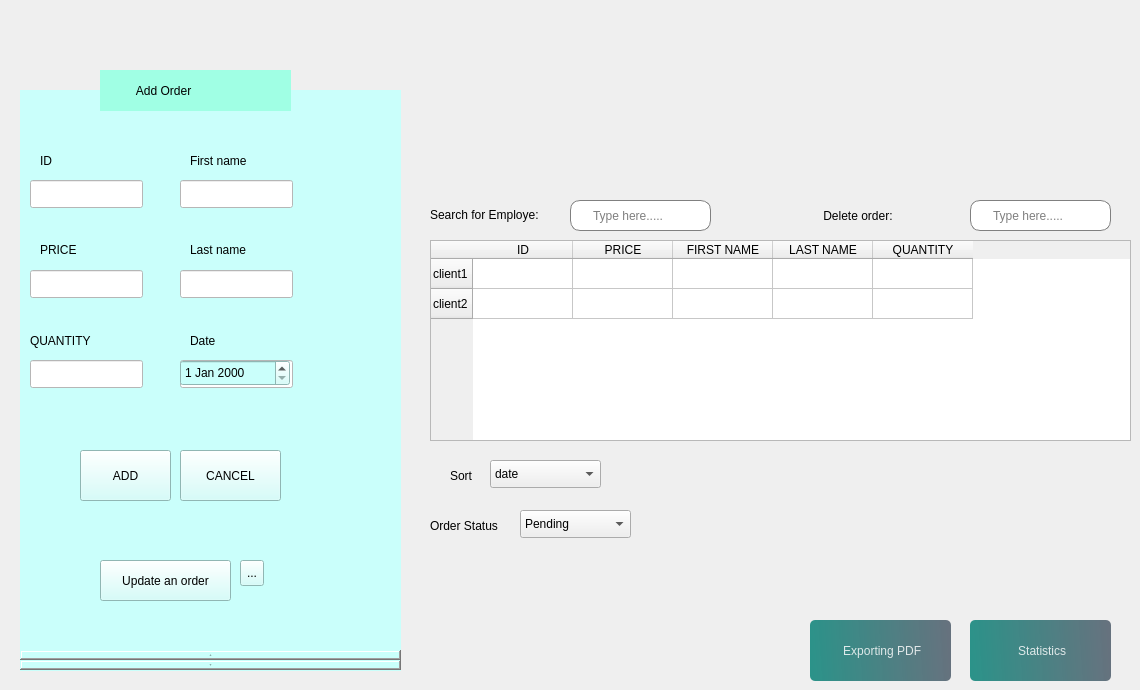
            <widget class="QWidget" name="page_wissal">
             <widget class="QComboBox" name="comboBox_6">
              <property name="geometry">
               <rect>
                <x>520</x>
                <y>510</y>
                <width>111</width>
                <height>28</height>
               </rect>
              </property>
              <property name="styleSheet">
               <string notr="true">color: rgb(0, 0, 0);</string>
              </property>
              <item>
               <property name="text">
                <string>Pending</string>
               </property>
              </item>
              <item>
               <property name="text">
                <string>Confirmed</string>
               </property>
              </item>
              <item>
               <property name="text">
                <string>Shipped</string>
               </property>
              </item>
              <item>
               <property name="text">
                <string>Canceled</string>
               </property>
              </item>
             </widget>
             <widget class="QComboBox" name="comboBox_8">
              <property name="geometry">
               <rect>
                <x>490</x>
                <y>460</y>
                <width>111</width>
                <height>28</height>
               </rect>
              </property>
              <property name="styleSheet">
               <string notr="true">color: rgb(0, 0, 0);</string>
              </property>
              <item>
               <property name="text">
                <string>date</string>
               </property>
              </item>
             </widget>
             <widget class="QLineEdit" name="edit_8">
              <property name="geometry">
               <rect>
                <x>570</x>
                <y>200</y>
                <width>141</width>
                <height>31</height>
               </rect>
              </property>
              <property name="minimumSize">
               <size>
                <width>0</width>
                <height>31</height>
               </size>
              </property>
              <property name="styleSheet">
               <string notr="true">QLineEdit{
	padding-left: 20px;
	border: 1px solid gray;	
	border-radius: 10px;
color: rgb(0, 0, 0);

}
</string>
              </property>
              <property name="placeholderText">
               <string>Type here.....</string>
              </property>
             </widget>
             <widget class="QTableWidget" name="tableWidget_5">
              <property name="geometry">
               <rect>
                <x>430</x>
                <y>240</y>
                <width>701</width>
                <height>201</height>
               </rect>
              </property>
              <property name="styleSheet">
               <string notr="true">color: rgb(0, 0, 0);</string>
              </property>
              <row>
               <property name="text">
                <string>client1</string>
               </property>
               <property name="icon">
                <iconset resource="resource.qrc">
                 <normaloff>:/img/img/user.svg</normaloff>:/img/img/user.svg</iconset>
               </property>
              </row>
              <row>
               <property name="text">
                <string>client2</string>
               </property>
               <property name="icon">
                <iconset resource="resource.qrc">
                 <normaloff>:/img/img/user.svg</normaloff>:/img/img/user.svg</iconset>
               </property>
              </row>
              <column>
               <property name="text">
                <string>ID</string>
               </property>
              </column>
              <column>
               <property name="text">
                <string>PRICE</string>
               </property>
              </column>
              <column>
               <property name="text">
                <string>FIRST NAME</string>
               </property>
              </column>
              <column>
               <property name="text">
                <string>LAST NAME</string>
               </property>
              </column>
              <column>
               <property name="text">
                <string>QUANTITY</string>
               </property>
              </column>
              <item row="0" column="0">
               <property name="text">
                <string/>
               </property>
              </item>
             </widget>
             <widget class="QLabel" name="label_39">
              <property name="geometry">
               <rect>
                <x>820</x>
                <y>200</y>
                <width>131</width>
                <height>31</height>
               </rect>
              </property>
              <property name="styleSheet">
               <string notr="true">color: rgb(0, 0, 0);</string>
              </property>
              <property name="text">
               <string> Delete order:</string>
              </property>
             </widget>
             <widget class="QPushButton" name="pushButton_39">
              <property name="geometry">
               <rect>
                <x>970</x>
                <y>620</y>
                <width>141</width>
                <height>61</height>
               </rect>
              </property>
              <property name="styleSheet">
               <string notr="true">
#pushButton_21{
color: rgb(0, 0, 0);
}
QPushButton, #pushButton_22{
	background-color: qlineargradient(spread:pad, x1:0, y1:0.505682, x2:1, y2:0.477, stop:0 rgba(11, 131, 120, 219), stop:1 rgba(85, 98, 112, 226));
	color:rgba(255, 255, 255, 210);
	border-radius:5px;
}

QPushButton#pushButton_22:hover{
	background-color: qlineargradient(spread:pad, x1:0, y1:0.505682, x2:1, y2:0.477, stop:0 rgba(150, 123, 111, 219), stop:1 rgba(85, 81, 84, 226));
}

QPushButton#pushButton_22:pressed{
	padding-left:5px;
	padding-top:5px;
	background-color:rgba(150, 123, 111, 255);
}
</string>
              </property>
              <property name="text">
               <string> Statistics</string>
              </property>
              <property name="icon">
               <iconset theme="QIcon::ThemeIcon::FormatJustifyRight">
                <normaloff>../../../Downloads</normaloff>../../../Downloads</iconset>
              </property>
             </widget>
             <widget class="QLabel" name="label_47">
              <property name="geometry">
               <rect>
                <x>430</x>
                <y>510</y>
                <width>91</width>
                <height>31</height>
               </rect>
              </property>
              <property name="styleSheet">
               <string notr="true">color: rgb(0, 0, 0);</string>
              </property>
              <property name="text">
               <string>Order Status</string>
              </property>
             </widget>
             <widget class="QLineEdit" name="edit_9">
              <property name="geometry">
               <rect>
                <x>970</x>
                <y>200</y>
                <width>141</width>
                <height>31</height>
               </rect>
              </property>
              <property name="minimumSize">
               <size>
                <width>0</width>
                <height>31</height>
               </size>
              </property>
              <property name="styleSheet">
               <string notr="true">QLineEdit{
	padding-left: 20px;
	border: 1px solid gray;	
	border-radius: 10px;
color: rgb(0, 0, 0);

}
</string>
              </property>
              <property name="placeholderText">
               <string>Type here.....</string>
              </property>
             </widget>
             <widget class="QLabel" name="label_48">
              <property name="geometry">
               <rect>
                <x>450</x>
                <y>460</y>
                <width>41</width>
                <height>31</height>
               </rect>
              </property>
              <property name="styleSheet">
               <string notr="true">color: rgb(0, 0, 0);</string>
              </property>
              <property name="text">
               <string>Sort</string>
              </property>
             </widget>
             <widget class="QPushButton" name="pushButton_26">
              <property name="geometry">
               <rect>
                <x>810</x>
                <y>620</y>
                <width>141</width>
                <height>61</height>
               </rect>
              </property>
              <property name="styleSheet">
               <string notr="true">
#pushButton_21{
color: rgb(0, 0, 0);
}
QPushButton, #pushButton_22{
	background-color: qlineargradient(spread:pad, x1:0, y1:0.505682, x2:1, y2:0.477, stop:0 rgba(11, 131, 120, 219), stop:1 rgba(85, 98, 112, 226));
	color:rgba(255, 255, 255, 210);
	border-radius:5px;
}

QPushButton#pushButton_22:hover{
	background-color: qlineargradient(spread:pad, x1:0, y1:0.505682, x2:1, y2:0.477, stop:0 rgba(150, 123, 111, 219), stop:1 rgba(85, 81, 84, 226));
}

QPushButton#pushButton_22:pressed{
	padding-left:5px;
	padding-top:5px;
	background-color:rgba(150, 123, 111, 255);
}
</string>
              </property>
              <property name="text">
               <string> Exporting PDF</string>
              </property>
              <property name="icon">
               <iconset theme="QIcon::ThemeIcon::DocumentPrintPreview">
                <normaloff>../../../Downloads</normaloff>../../../Downloads</iconset>
              </property>
             </widget>
             <widget class="QFrame" name="frame_13">
              <property name="geometry">
               <rect>
                <x>20</x>
                <y>90</y>
                <width>381</width>
                <height>581</height>
               </rect>
              </property>
              <property name="styleSheet">
               <string notr="true">
background-color: rgb(202, 255, 251)</string>
              </property>
              <property name="frameShape">
               <enum>QFrame::Shape::NoFrame</enum>
              </property>
              <widget class="QLineEdit" name="lineEdit_42">
               <property name="geometry">
                <rect>
                 <x>160</x>
                 <y>90</y>
                 <width>113</width>
                 <height>28</height>
                </rect>
               </property>
               <property name="styleSheet">
                <string notr="true">background-color: rgb(255, 255, 255);</string>
               </property>
              </widget>
              <widget class="QLabel" name="label_51">
               <property name="geometry">
                <rect>
                 <x>10</x>
                 <y>30</y>
                 <width>91</width>
                 <height>21</height>
                </rect>
               </property>
               <property name="styleSheet">
                <string notr="true">color: rgb(0, 0, 0);</string>
               </property>
               <property name="text">
                <string/>
               </property>
              </widget>
              <widget class="QLineEdit" name="lineEdit_43">
               <property name="geometry">
                <rect>
                 <x>10</x>
                 <y>90</y>
                 <width>113</width>
                 <height>28</height>
                </rect>
               </property>
               <property name="styleSheet">
                <string notr="true">background-color: rgb(255, 255, 255);</string>
               </property>
              </widget>
              <widget class="QLineEdit" name="lineEdit_46">
               <property name="geometry">
                <rect>
                 <x>160</x>
                 <y>180</y>
                 <width>113</width>
                 <height>28</height>
                </rect>
               </property>
               <property name="styleSheet">
                <string notr="true">background-color: rgb(255, 255, 255);</string>
               </property>
              </widget>
              <widget class="QLineEdit" name="lineEdit_47">
               <property name="geometry">
                <rect>
                 <x>10</x>
                 <y>270</y>
                 <width>113</width>
                 <height>28</height>
                </rect>
               </property>
               <property name="styleSheet">
                <string notr="true">background-color: rgb(255, 255, 255);</string>
               </property>
              </widget>
              <widget class="QLineEdit" name="lineEdit_48">
               <property name="geometry">
                <rect>
                 <x>10</x>
                 <y>180</y>
                 <width>113</width>
                 <height>28</height>
                </rect>
               </property>
               <property name="styleSheet">
                <string notr="true">background-color: rgb(255, 255, 255);</string>
               </property>
              </widget>
              <widget class="QLabel" name="label_54">
               <property name="geometry">
                <rect>
                 <x>20</x>
                 <y>150</y>
                 <width>63</width>
                 <height>20</height>
                </rect>
               </property>
               <property name="styleSheet">
                <string notr="true">color: rgb(0, 0, 0);</string>
               </property>
               <property name="text">
                <string>PRICE</string>
               </property>
              </widget>
              <widget class="QLabel" name="label_55">
               <property name="geometry">
                <rect>
                 <x>20</x>
                 <y>60</y>
                 <width>91</width>
                 <height>21</height>
                </rect>
               </property>
               <property name="styleSheet">
                <string notr="true">color: rgb(0, 0, 0);</string>
               </property>
               <property name="text">
                <string>ID</string>
               </property>
              </widget>
              <widget class="QLabel" name="label_57">
               <property name="geometry">
                <rect>
                 <x>170</x>
                 <y>150</y>
                 <width>71</width>
                 <height>20</height>
                </rect>
               </property>
               <property name="styleSheet">
                <string notr="true">color: rgb(0, 0, 0);</string>
               </property>
               <property name="text">
                <string>Last name</string>
               </property>
              </widget>
              <widget class="QLabel" name="label_58">
               <property name="geometry">
                <rect>
                 <x>170</x>
                 <y>60</y>
                 <width>91</width>
                 <height>21</height>
                </rect>
               </property>
               <property name="styleSheet">
                <string notr="true">color: rgb(0, 0, 0);</string>
               </property>
               <property name="text">
                <string>First name</string>
               </property>
              </widget>
              <widget class="QLabel" name="label_59">
               <property name="geometry">
                <rect>
                 <x>10</x>
                 <y>240</y>
                 <width>91</width>
                 <height>21</height>
                </rect>
               </property>
               <property name="styleSheet">
                <string notr="true">color: rgb(0, 0, 0);</string>
               </property>
               <property name="text">
                <string>QUANTITY</string>
               </property>
              </widget>
              <widget class="QScrollBar" name="horizontalScrollBar">
               <property name="geometry">
                <rect>
                 <x>0</x>
                 <y>560</y>
                 <width>381</width>
                 <height>20</height>
                </rect>
               </property>
              </widget>
              <widget class="QLineEdit" name="lineEdit_49">
               <property name="geometry">
                <rect>
                 <x>160</x>
                 <y>270</y>
                 <width>113</width>
                 <height>28</height>
                </rect>
               </property>
               <property name="styleSheet">
                <string notr="true">background-color: rgb(255, 255, 255);</string>
               </property>
              </widget>
              <widget class="QLabel" name="label_60">
               <property name="geometry">
                <rect>
                 <x>170</x>
                 <y>240</y>
                 <width>91</width>
                 <height>21</height>
                </rect>
               </property>
               <property name="styleSheet">
                <string notr="true">color: rgb(0, 0, 0);</string>
               </property>
               <property name="text">
                <string>Date</string>
               </property>
              </widget>
              <widget class="QDateEdit" name="dateEdit_3">
               <property name="geometry">
                <rect>
                 <x>160</x>
                 <y>270</y>
                 <width>110</width>
                 <height>26</height>
                </rect>
               </property>
              </widget>
              <widget class="QPushButton" name="pushButton_7">
               <property name="geometry">
                <rect>
                 <x>80</x>
                 <y>470</y>
                 <width>131</width>
                 <height>41</height>
                </rect>
               </property>
               <property name="styleSheet">
                <string notr="true">color: rgb(0, 0, 0);</string>
               </property>
               <property name="text">
                <string>Update an order</string>
               </property>
              </widget>
              <widget class="QToolButton" name="toolButton">
               <property name="geometry">
                <rect>
                 <x>220</x>
                 <y>470</y>
                 <width>24</width>
                 <height>26</height>
                </rect>
               </property>
               <property name="text">
                <string>...</string>
               </property>
              </widget>
              <widget class="QPushButton" name="pushButton_3">
               <property name="geometry">
                <rect>
                 <x>60</x>
                 <y>360</y>
                 <width>91</width>
                 <height>51</height>
                </rect>
               </property>
               <property name="text">
                <string>ADD</string>
               </property>
              </widget>
              <widget class="QPushButton" name="pushButton_9">
               <property name="geometry">
                <rect>
                 <x>160</x>
                 <y>360</y>
                 <width>101</width>
                 <height>51</height>
                </rect>
               </property>
               <property name="text">
                <string>CANCEL</string>
               </property>
              </widget>
             </widget>
             <widget class="QLabel" name="label_52">
              <property name="geometry">
               <rect>
                <x>430</x>
                <y>199</y>
                <width>131</width>
                <height>31</height>
               </rect>
              </property>
              <property name="styleSheet">
               <string notr="true">color: rgb(0, 0, 0);</string>
              </property>
              <property name="text">
               <string>Search for Employe:</string>
              </property>
             </widget>
             <widget class="QLabel" name="label_72">
              <property name="geometry">
               <rect>
                <x>100</x>
                <y>70</y>
                <width>191</width>
                <height>41</height>
               </rect>
              </property>
              <property name="styleSheet">
               <string notr="true">color: rgb(0, 0, 0);
background-color: rgb(160, 255, 228);</string>
              </property>
              <property name="text">
               <string>           Add Order</string>
              </property>
             </widget>
            </widget>
